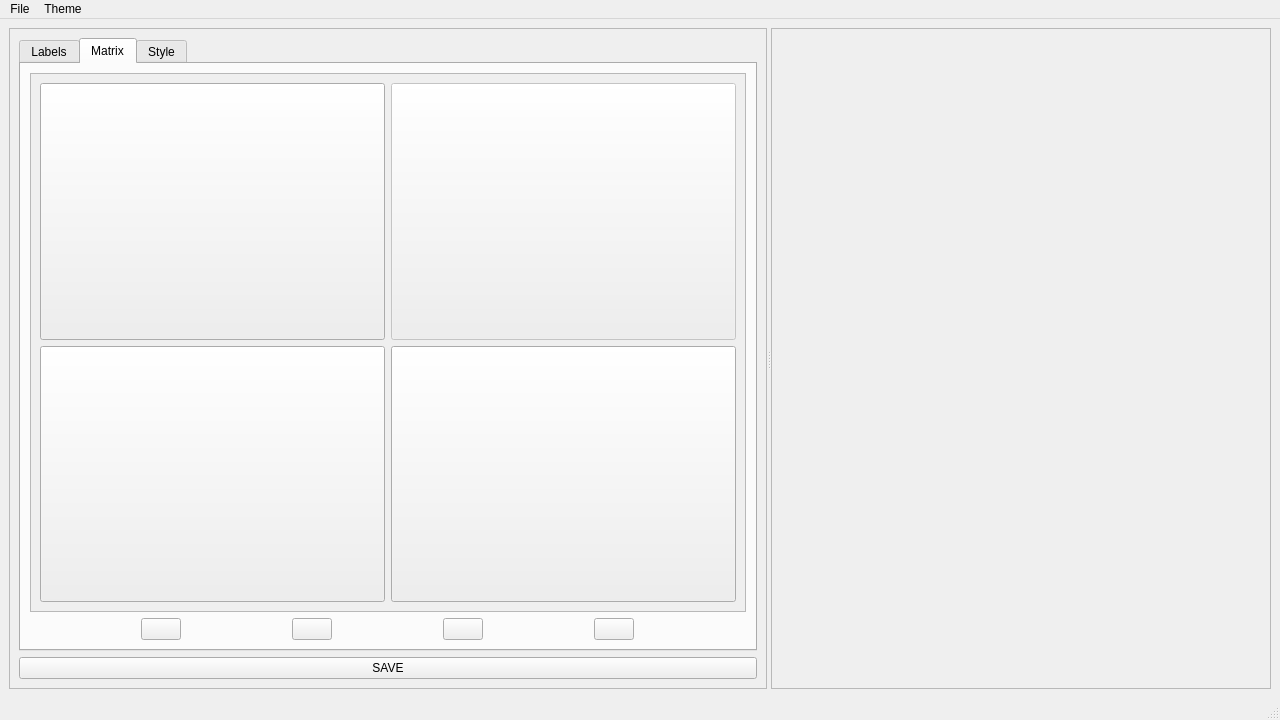
<?xml version="1.0" encoding="UTF-8"?>
<ui version="4.0">
 <class>MainWindow</class>
 <widget class="QMainWindow" name="MainWindow">
  <property name="geometry">
   <rect>
    <x>0</x>
    <y>0</y>
    <width>1280</width>
    <height>720</height>
   </rect>
  </property>
  <property name="windowTitle">
   <string>MainWindow</string>
  </property>
  <widget class="QWidget" name="centralwidget">
   <property name="styleSheet">
    <string notr="true">font: 18pt &quot;Segoe UI&quot;;</string>
   </property>
   <layout class="QGridLayout" name="gridLayout">
    <item row="0" column="0">
     <widget class="QSplitter" name="splitter">
      <property name="sizePolicy">
       <sizepolicy hsizetype="Expanding" vsizetype="Preferred">
        <horstretch>0</horstretch>
        <verstretch>0</verstretch>
       </sizepolicy>
      </property>
      <property name="orientation">
       <enum>Qt::Horizontal</enum>
      </property>
      <widget class="QFrame" name="frame">
       <property name="enabled">
        <bool>true</bool>
       </property>
       <property name="sizePolicy">
        <sizepolicy hsizetype="Preferred" vsizetype="Preferred">
         <horstretch>2</horstretch>
         <verstretch>0</verstretch>
        </sizepolicy>
       </property>
       <property name="frameShape">
        <enum>QFrame::StyledPanel</enum>
       </property>
       <property name="frameShadow">
        <enum>QFrame::Raised</enum>
       </property>
       <layout class="QVBoxLayout" name="verticalLayout">
        <item>
         <widget class="QTabWidget" name="PropertiesPanel">
          <property name="styleSheet">
           <string notr="true"/>
          </property>
          <property name="tabPosition">
           <enum>QTabWidget::North</enum>
          </property>
          <property name="currentIndex">
           <number>1</number>
          </property>
          <widget class="QWidget" name="labelsTab">
           <attribute name="title">
            <string>Labels</string>
           </attribute>
           <layout class="QVBoxLayout" name="verticalLayout_3">
            <item>
             <widget class="QListWidget" name="labels"/>
            </item>
            <item>
             <widget class="QPushButton" name="addLabelBtn">
              <property name="text">
               <string>Add Label</string>
              </property>
             </widget>
            </item>
           </layout>
          </widget>
          <widget class="QWidget" name="matrixTab">
           <attribute name="title">
            <string>Matrix</string>
           </attribute>
           <layout class="QVBoxLayout" name="verticalLayout_4" stretch="0,1">
            <item>
             <widget class="QScrollArea" name="scrollArea_2">
              <property name="widgetResizable">
               <bool>true</bool>
              </property>
              <widget class="QWidget" name="scrollAreaWidgetContents_5">
               <property name="geometry">
                <rect>
                 <x>0</x>
                 <y>0</y>
                 <width>328</width>
                 <height>74</height>
                </rect>
               </property>
               <layout class="QVBoxLayout" name="verticalLayout_7">
                <item>
                 <layout class="QGridLayout" name="matrix" rowstretch="0,0">
                  <item row="1" column="1">
                   <widget class="QPushButton" name="pushButton_8">
                    <property name="sizePolicy">
                     <sizepolicy hsizetype="Minimum" vsizetype="Minimum">
                      <horstretch>0</horstretch>
                      <verstretch>0</verstretch>
                     </sizepolicy>
                    </property>
                    <property name="text">
                     <string/>
                    </property>
                    <property name="icon">
                     <iconset resource="res.qrc">
                      <normaloff>:/icons/icons/adjacent.png</normaloff>:/icons/icons/adjacent.png</iconset>
                    </property>
                   </widget>
                  </item>
                  <item row="1" column="0">
                   <widget class="QPushButton" name="pushButton_6">
                    <property name="sizePolicy">
                     <sizepolicy hsizetype="Minimum" vsizetype="Minimum">
                      <horstretch>0</horstretch>
                      <verstretch>0</verstretch>
                     </sizepolicy>
                    </property>
                    <property name="text">
                     <string/>
                    </property>
                    <property name="icon">
                     <iconset resource="res.qrc">
                      <normaloff>:/icons/icons/not_adjacent.png</normaloff>:/icons/icons/not_adjacent.png</iconset>
                    </property>
                   </widget>
                  </item>
                  <item row="0" column="1">
                   <widget class="QPushButton" name="pushButton_7">
                    <property name="enabled">
                     <bool>false</bool>
                    </property>
                    <property name="sizePolicy">
                     <sizepolicy hsizetype="Minimum" vsizetype="Minimum">
                      <horstretch>0</horstretch>
                      <verstretch>0</verstretch>
                     </sizepolicy>
                    </property>
                    <property name="text">
                     <string/>
                    </property>
                    <property name="icon">
                     <iconset resource="res.qrc">
                      <normaloff>:/icons/icons/adjacent.png</normaloff>:/icons/icons/adjacent.png</iconset>
                    </property>
                    <property name="checkable">
                     <bool>false</bool>
                    </property>
                   </widget>
                  </item>
                  <item row="0" column="0">
                   <widget class="QPushButton" name="pushButton_5">
                    <property name="sizePolicy">
                     <sizepolicy hsizetype="Minimum" vsizetype="Minimum">
                      <horstretch>0</horstretch>
                      <verstretch>0</verstretch>
                     </sizepolicy>
                    </property>
                    <property name="text">
                     <string/>
                    </property>
                    <property name="icon">
                     <iconset resource="res.qrc">
                      <normaloff>:/icons/icons/adjacent.png</normaloff>:/icons/icons/adjacent.png</iconset>
                    </property>
                   </widget>
                  </item>
                 </layout>
                </item>
               </layout>
              </widget>
             </widget>
            </item>
            <item>
             <layout class="QHBoxLayout" name="horizontalLayout" stretch="0,0,0,0">
              <property name="spacing">
               <number>0</number>
              </property>
              <property name="sizeConstraint">
               <enum>QLayout::SetDefaultConstraint</enum>
              </property>
              <item>
               <widget class="QPushButton" name="adjacentBtn">
                <property name="sizePolicy">
                 <sizepolicy hsizetype="Maximum" vsizetype="Maximum">
                  <horstretch>0</horstretch>
                  <verstretch>0</verstretch>
                 </sizepolicy>
                </property>
                <property name="text">
                 <string/>
                </property>
                <property name="icon">
                 <iconset resource="res.qrc">
                  <normaloff>:/icons/icons/adjacent.png</normaloff>:/icons/icons/adjacent.png</iconset>
                </property>
                <property name="checkable">
                 <bool>true</bool>
                </property>
                <property name="autoExclusive">
                 <bool>true</bool>
                </property>
                <property name="autoDefault">
                 <bool>false</bool>
                </property>
                <property name="default">
                 <bool>false</bool>
                </property>
                <property name="flat">
                 <bool>false</bool>
                </property>
               </widget>
              </item>
              <item>
               <widget class="QPushButton" name="notAdjacentBtn">
                <property name="sizePolicy">
                 <sizepolicy hsizetype="Maximum" vsizetype="Maximum">
                  <horstretch>0</horstretch>
                  <verstretch>0</verstretch>
                 </sizepolicy>
                </property>
                <property name="text">
                 <string/>
                </property>
                <property name="icon">
                 <iconset resource="res.qrc">
                  <normaloff>:/icons/icons/not_adjacent.png</normaloff>:/icons/icons/not_adjacent.png</iconset>
                </property>
                <property name="checkable">
                 <bool>true</bool>
                </property>
                <property name="autoExclusive">
                 <bool>true</bool>
                </property>
               </widget>
              </item>
              <item>
               <widget class="QPushButton" name="pushButton_4">
                <property name="sizePolicy">
                 <sizepolicy hsizetype="Maximum" vsizetype="Maximum">
                  <horstretch>0</horstretch>
                  <verstretch>0</verstretch>
                 </sizepolicy>
                </property>
                <property name="text">
                 <string/>
                </property>
                <property name="icon">
                 <iconset resource="res.qrc">
                  <normaloff>:/icons/icons/not_related.png</normaloff>:/icons/icons/not_related.png</iconset>
                </property>
                <property name="checkable">
                 <bool>true</bool>
                </property>
                <property name="autoExclusive">
                 <bool>true</bool>
                </property>
               </widget>
              </item>
              <item>
               <widget class="QPushButton" name="pushButton_9">
                <property name="sizePolicy">
                 <sizepolicy hsizetype="Maximum" vsizetype="Maximum">
                  <horstretch>0</horstretch>
                  <verstretch>0</verstretch>
                 </sizepolicy>
                </property>
                <property name="text">
                 <string/>
                </property>
                <property name="icon">
                 <iconset resource="res.qrc">
                  <normaloff>:/icons/icons/related_not_adjacent.png</normaloff>:/icons/icons/related_not_adjacent.png</iconset>
                </property>
                <property name="checkable">
                 <bool>false</bool>
                </property>
                <property name="autoExclusive">
                 <bool>true</bool>
                </property>
               </widget>
              </item>
             </layout>
            </item>
           </layout>
          </widget>
          <widget class="QWidget" name="styleTab">
           <attribute name="title">
            <string>Style</string>
           </attribute>
          </widget>
         </widget>
        </item>
        <item>
         <widget class="QPushButton" name="pushButton">
          <property name="text">
           <string>SAVE</string>
          </property>
         </widget>
        </item>
       </layout>
      </widget>
      <widget class="QScrollArea" name="scrollArea">
       <property name="sizePolicy">
        <sizepolicy hsizetype="Expanding" vsizetype="Expanding">
         <horstretch>2</horstretch>
         <verstretch>0</verstretch>
        </sizepolicy>
       </property>
       <property name="minimumSize">
        <size>
         <width>500</width>
         <height>0</height>
        </size>
       </property>
       <property name="widgetResizable">
        <bool>true</bool>
       </property>
       <widget class="QWidget" name="scrollAreaWidgetContents">
        <property name="geometry">
         <rect>
          <x>0</x>
          <y>0</y>
          <width>864</width>
          <height>659</height>
         </rect>
        </property>
        <layout class="QVBoxLayout" name="verticalLayout_2">
         <item>
          <widget class="QLabel" name="Generated">
           <property name="text">
            <string/>
           </property>
           <property name="pixmap">
            <pixmap resource="res.qrc">:/icons/icons/adjacent.png</pixmap>
           </property>
          </widget>
         </item>
        </layout>
       </widget>
      </widget>
     </widget>
    </item>
   </layout>
  </widget>
  <widget class="QMenuBar" name="menubar">
   <property name="geometry">
    <rect>
     <x>0</x>
     <y>0</y>
     <width>1280</width>
     <height>21</height>
    </rect>
   </property>
   <widget class="QMenu" name="menuFile">
    <property name="title">
     <string>File</string>
    </property>
    <addaction name="actionSave"/>
    <addaction name="actionExit"/>
   </widget>
   <widget class="QMenu" name="menuThem">
    <property name="title">
     <string>Theme</string>
    </property>
    <addaction name="actionDark"/>
    <addaction name="actionLight"/>
   </widget>
   <addaction name="menuFile"/>
   <addaction name="menuThem"/>
  </widget>
  <widget class="QStatusBar" name="statusbar"/>
  <action name="actionSave">
   <property name="text">
    <string>Save</string>
   </property>
  </action>
  <action name="actionExit">
   <property name="text">
    <string>Exit</string>
   </property>
  </action>
  <action name="actionDark">
   <property name="checkable">
    <bool>false</bool>
   </property>
   <property name="checked">
    <bool>false</bool>
   </property>
   <property name="text">
    <string>Dark</string>
   </property>
  </action>
  <action name="actionLight">
   <property name="checkable">
    <bool>false</bool>
   </property>
   <property name="text">
    <string>Light</string>
   </property>
  </action>
 </widget>
 <resources>
  <include location="res.qrc"/>
 </resources>
 <connections/>
</ui>
